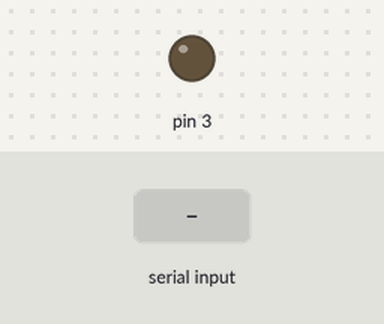
The sketch below on a simulated Arduino Uno, built with avr-gcc and run on an emulated ATmega328P. On the bench: output pins drawn as LEDs (lit = HIGH). The inputs (shaded band) are chosen by the test bench.

Above: at 1.2 s.
1.3 s: "90,45\n" received over Serial
At 1.7 s:
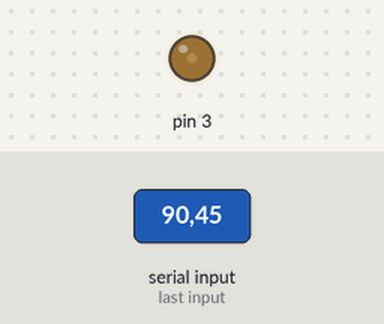
3.8 s: "30,150\n" received over Serial
At 4.6 s:
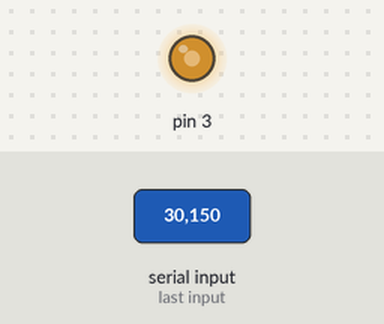
6.3 s: "200\n" received over Serial
At 6.6 s:
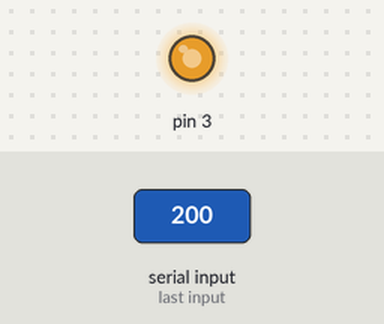
Timing chart, 0 to 9.3 s (numbered marks = the images above; inputs shaded):
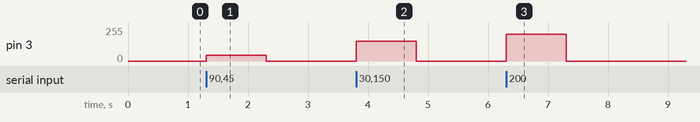

Measured:
- after the input at 1.3 s, pin 3: 0/255 → 45/255 at once, → 0/255 1.0 s later
- after the input at 3.8 s, pin 3: 0/255 → 150/255 at once, → 0/255 1.0 s later
- after the input at 6.3 s, pin 3: 0/255 → 200/255 at once, → 0/255 1.0 s later

The sketch:

Serialden_geleni_yaz.ino
```cpp
int x=0;
void setup(){
								Serial.begin(9600);
								pinMode(3,OUTPUT);
								}

void loop(){
								if(Serial.available()>0){
																x=Serial.parseInt();}
								analogWrite(3,x);}
```
